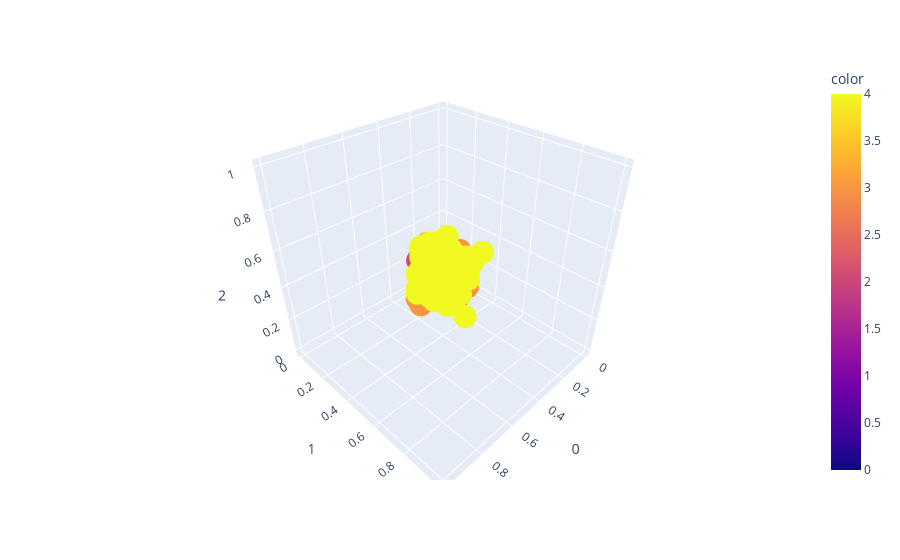

Notebook source saved alongside this figure:
### Code cell
fig = px.scatter_3d(res_df, x=0, y=1, z=2, color=labels.reshape(1500,))
fig.show()

### Figure 1 — Plotly figure (JSON) as saved in the notebook; plotly's stock layout.template omitted (floating-point values rounded to 4 significant figures; data arrays with more than 128 entries replaced by an {"elided": "..."} marker saying what was removed)
{"data": [{"hovertemplate": "0=%{x}<br>1=%{y}<br>2=%{z}<br>color=%{marker.color}<extra></extra>", "legendgroup": "", "marker": {"color": {"elided": "1500 int values"}, "coloraxis": "coloraxis", "symbol": "circle"}, "mode": "markers", "name": "", "scene": "scene", "showlegend": false, "type": "scatter3d", "x": {"elided": "1500 float values"}, "y": {"elided": "1500 float values"}, "z": {"elided": "1500 float values"}}], "layout": {"coloraxis": {"colorbar": {"title": {"text": "color"}}, "colorscale": [[0, "#0d0887"], [0.1111, "#46039f"], [0.2222, "#7201a8"], [0.3333, "#9c179e"], [0.4444, "#bd3786"], [0.5556, "#d8576b"], [0.6667, "#ed7953"], [0.7778, "#fb9f3a"], [0.8889, "#fdca26"], [1, "#f0f921"]]}, "legend": {"tracegroupgap": 0}, "margin": {"t": 60}, "scene": {"domain": {"x": [0, 1], "y": [0, 1]}, "xaxis": {"title": {"text": "0"}}, "yaxis": {"title": {"text": "1"}}, "zaxis": {"title": {"text": "2"}}}}}
